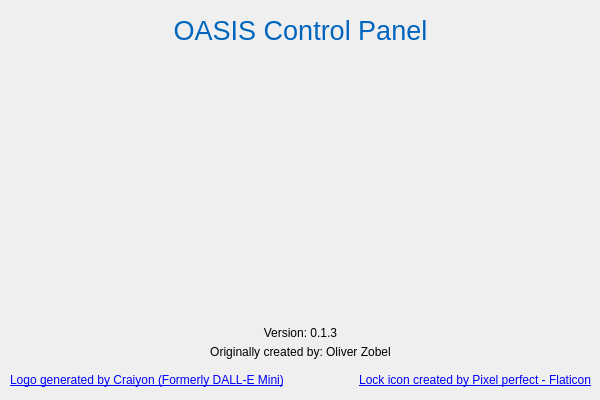
<?xml version="1.0" encoding="UTF-8"?>
<ui version="4.0">
 <class>Dialog</class>
 <widget class="QDialog" name="Dialog">
  <property name="geometry">
   <rect>
    <x>0</x>
    <y>0</y>
    <width>600</width>
    <height>400</height>
   </rect>
  </property>
  <property name="sizePolicy">
   <sizepolicy hsizetype="Fixed" vsizetype="Fixed">
    <horstretch>0</horstretch>
    <verstretch>0</verstretch>
   </sizepolicy>
  </property>
  <property name="minimumSize">
   <size>
    <width>600</width>
    <height>400</height>
   </size>
  </property>
  <property name="maximumSize">
   <size>
    <width>600</width>
    <height>400</height>
   </size>
  </property>
  <property name="contextMenuPolicy">
   <enum>Qt::NoContextMenu</enum>
  </property>
  <property name="windowTitle">
   <string>About OASIS Control Panel</string>
  </property>
  <widget class="QLabel" name="label">
   <property name="geometry">
    <rect>
     <x>0</x>
     <y>10</y>
     <width>601</width>
     <height>41</height>
    </rect>
   </property>
   <property name="font">
    <font>
     <pointsize>20</pointsize>
    </font>
   </property>
   <property name="cursor">
    <cursorShape>ArrowCursor</cursorShape>
   </property>
   <property name="text">
    <string>&lt;html&gt;&lt;head/&gt;&lt;body&gt;&lt;p&gt;&lt;span style=&quot; color:#0065bd;&quot;&gt;OASIS Control Panel&lt;/span&gt;&lt;/p&gt;&lt;/body&gt;&lt;/html&gt;</string>
   </property>
   <property name="alignment">
    <set>Qt::AlignCenter</set>
   </property>
   <property name="textInteractionFlags">
    <set>Qt::NoTextInteraction</set>
   </property>
  </widget>
  <widget class="QLabel" name="label_3">
   <property name="geometry">
    <rect>
     <x>0</x>
     <y>340</y>
     <width>601</width>
     <height>25</height>
    </rect>
   </property>
   <property name="text">
    <string>&lt;html&gt;&lt;head/&gt;&lt;body&gt;&lt;p&gt;Originally created by: Oliver Zobel&lt;/p&gt;&lt;/body&gt;&lt;/html&gt;</string>
   </property>
   <property name="alignment">
    <set>Qt::AlignCenter</set>
   </property>
  </widget>
  <widget class="QLabel" name="label_4">
   <property name="geometry">
    <rect>
     <x>0</x>
     <y>320</y>
     <width>601</width>
     <height>25</height>
    </rect>
   </property>
   <property name="text">
    <string>Version: 0.1.3</string>
   </property>
   <property name="alignment">
    <set>Qt::AlignCenter</set>
   </property>
  </widget>
  <widget class="QLabel" name="label_8">
   <property name="geometry">
    <rect>
     <x>290</x>
     <y>370</y>
     <width>301</width>
     <height>21</height>
    </rect>
   </property>
   <property name="text">
    <string>&lt;a href=&quot;https://www.flaticon.com/de/kostenlose-icons/sperren&quot; title=&quot;sperren Icons&quot;&gt;Lock icon created by Pixel perfect - Flaticon&lt;/a&gt;</string>
   </property>
   <property name="alignment">
    <set>Qt::AlignRight|Qt::AlignTrailing|Qt::AlignVCenter</set>
   </property>
  </widget>
  <widget class="QLabel" name="label_2">
   <property name="geometry">
    <rect>
     <x>170</x>
     <y>60</y>
     <width>256</width>
     <height>256</height>
    </rect>
   </property>
   <property name="contextMenuPolicy">
    <enum>Qt::CustomContextMenu</enum>
   </property>
   <property name="text">
    <string/>
   </property>
   <property name="pixmap">
    <pixmap resource="UI_resources.qrc">:/Icons/resources/icons/256x256.png</pixmap>
   </property>
   <property name="scaledContents">
    <bool>true</bool>
   </property>
  </widget>
  <widget class="QLabel" name="label_5">
   <property name="geometry">
    <rect>
     <x>10</x>
     <y>370</y>
     <width>291</width>
     <height>21</height>
    </rect>
   </property>
   <property name="text">
    <string>&lt;a href=&quot;https://www.craiyon.com/&quot; title=&quot;Craiyon&quot;&gt;Logo generated by Craiyon (Formerly DALL-E Mini)&lt;/a&gt;</string>
   </property>
  </widget>
 </widget>
 <resources>
  <include location="UI_resources.qrc"/>
 </resources>
 <connections/>
</ui>
